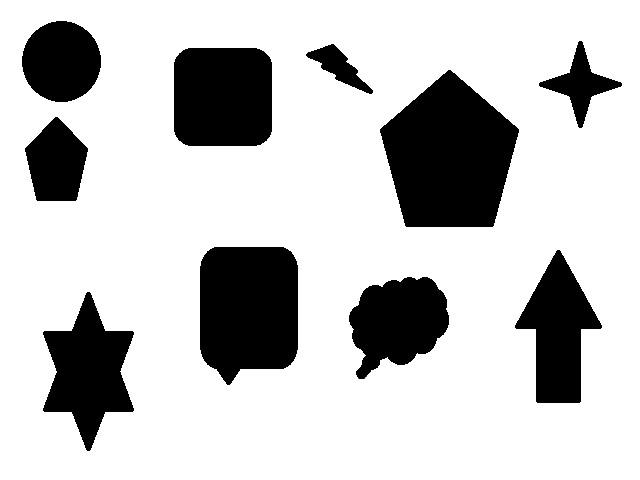
#> input picture images/variosobjetos.jpg, 640 x 480 px, found by its file name
$ python questao41.py
#> lines starting #> are read from the running program, lines starting #| are printed output that depends on the picture; after the words box and inside, x2 and y2 are one past the last pixel; in counts of white or black regions, pixels touching at a corner belong together
import cv2

image = cv2.imread('C:/Users/User/Desktop/GIT/LapiscoComputerVisionPython/images/variosobjetos.jpg')
#> image is the input picture: shape (480, 640, 3); min 0, max 255, mean 196.7

grayscale_image = cv2.cvtColor(image, cv2.COLOR_BGR2GRAY)

canny_image = cv2.Canny(grayscale_image, 80, 180)
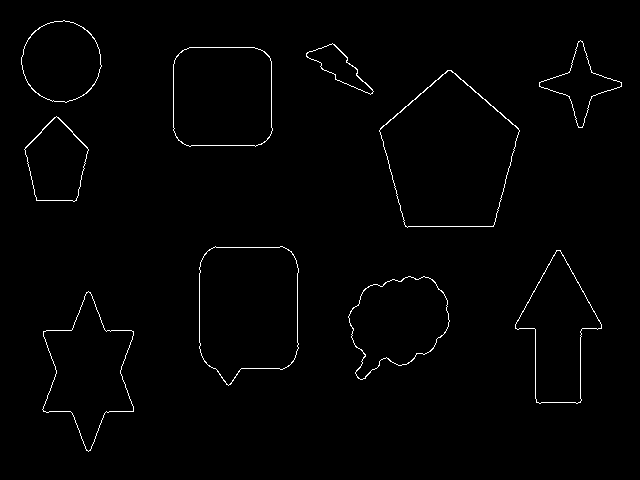
#> canny_image: shape (480, 640); 1.1% white in thin lines or dots, all inside (x1, y1, x2, y2) = (21, 20, 622, 452)

params = cv2.SimpleBlobDetector_Params()

params.filterByArea = True
params.minArea = 20
params.maxArea = 40000

params.filterByCircularity = False
params.minCircularity = 0.1

params.filterByConvexity = False
params.minConvexity = 0.87

params.filterByInertia = False
params.minInertiaRatio = 0.8
params.minDistBetweenBlobs = 20

detector = cv2.SimpleBlobDetector_create(params)
blobs = detector.detect(canny_image)
#> blobs = 10 keypoints; (x, y, size): (449, 156, 139.7), (248, 309, 124.8), (222, 96, 107.1), (88, 371, 102.8), (398, 321, 93.5), (558, 332, 91.9), (61, 61, 79.6), (56, 162, 67.7), (580, 84, 55.7), (338, 66, 44.7)

print(len(blobs))
#| 10

cv2.imshow('Input grayscale image', grayscale_image)
cv2.waitKey(0)

$ run again, with images/1_5.jpg copied over images/variosobjetos.jpg
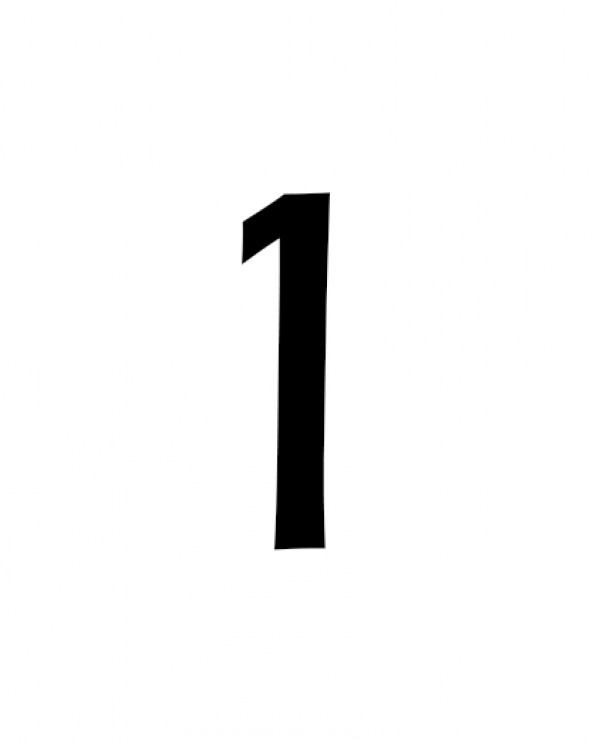
#> input picture images/1_5.jpg, 600 x 744 px, found by its file name
#> image is the input picture: shape (744, 600, 3); min 0, max 255, mean 244.5
#> `canny_image = cv2.Canny(grayscale_image, 80, 180)`:
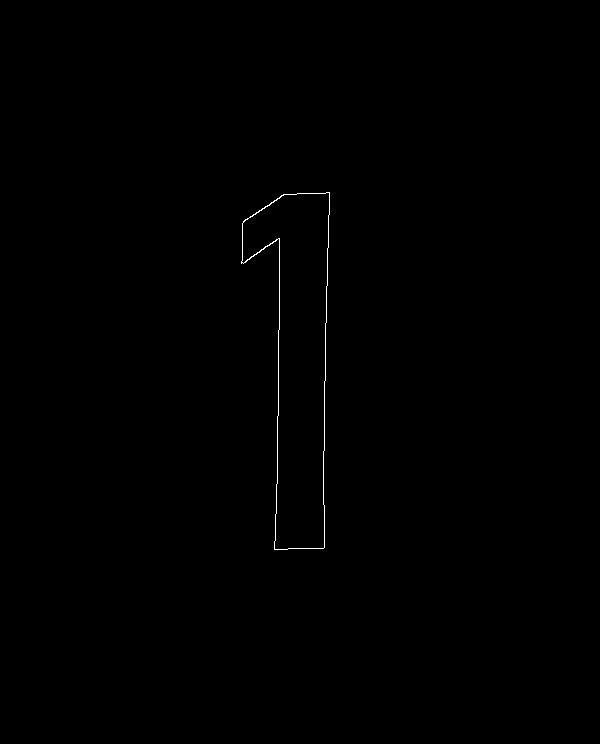
#> canny_image: shape (744, 600); 0.21% white in thin lines or dots, all inside (x1, y1, x2, y2) = (241, 192, 330, 550)
#> blobs = 1 keypoints; (x, y, size): (298, 359, 222.8)
#| 1
